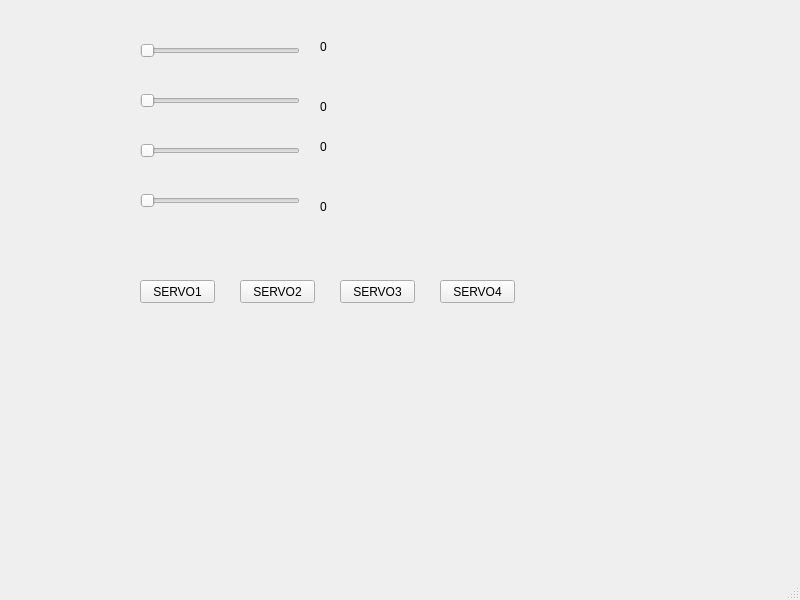
<?xml version="1.0" encoding="UTF-8"?>
<ui version="4.0">
 <class>MainWindow</class>
 <widget class="QMainWindow" name="MainWindow">
  <property name="geometry">
   <rect>
    <x>0</x>
    <y>0</y>
    <width>800</width>
    <height>600</height>
   </rect>
  </property>
  <property name="windowTitle">
   <string>MainWindow</string>
  </property>
  <widget class="QWidget" name="centralwidget">
   <widget class="QSlider" name="S1">
    <property name="geometry">
     <rect>
      <x>140</x>
      <y>40</y>
      <width>160</width>
      <height>22</height>
     </rect>
    </property>
    <property name="minimum">
     <number>5</number>
    </property>
    <property name="maximum">
     <number>127</number>
    </property>
    <property name="orientation">
     <enum>Qt::Horizontal</enum>
    </property>
   </widget>
   <widget class="QSlider" name="S2">
    <property name="geometry">
     <rect>
      <x>140</x>
      <y>90</y>
      <width>160</width>
      <height>22</height>
     </rect>
    </property>
    <property name="minimum">
     <number>5</number>
    </property>
    <property name="maximum">
     <number>127</number>
    </property>
    <property name="orientation">
     <enum>Qt::Horizontal</enum>
    </property>
   </widget>
   <widget class="QSlider" name="S3">
    <property name="geometry">
     <rect>
      <x>140</x>
      <y>140</y>
      <width>160</width>
      <height>22</height>
     </rect>
    </property>
    <property name="minimum">
     <number>5</number>
    </property>
    <property name="maximum">
     <number>127</number>
    </property>
    <property name="orientation">
     <enum>Qt::Horizontal</enum>
    </property>
   </widget>
   <widget class="QSlider" name="S4">
    <property name="geometry">
     <rect>
      <x>140</x>
      <y>190</y>
      <width>160</width>
      <height>22</height>
     </rect>
    </property>
    <property name="minimum">
     <number>5</number>
    </property>
    <property name="maximum">
     <number>127</number>
    </property>
    <property name="orientation">
     <enum>Qt::Horizontal</enum>
    </property>
   </widget>
   <widget class="QLabel" name="L1">
    <property name="geometry">
     <rect>
      <x>320</x>
      <y>40</y>
      <width>47</width>
      <height>13</height>
     </rect>
    </property>
    <property name="text">
     <string>0</string>
    </property>
   </widget>
   <widget class="QLabel" name="L2">
    <property name="geometry">
     <rect>
      <x>320</x>
      <y>100</y>
      <width>47</width>
      <height>13</height>
     </rect>
    </property>
    <property name="text">
     <string>0</string>
    </property>
   </widget>
   <widget class="QLabel" name="L4">
    <property name="geometry">
     <rect>
      <x>320</x>
      <y>200</y>
      <width>47</width>
      <height>13</height>
     </rect>
    </property>
    <property name="text">
     <string>0</string>
    </property>
   </widget>
   <widget class="QLabel" name="L3">
    <property name="geometry">
     <rect>
      <x>320</x>
      <y>140</y>
      <width>47</width>
      <height>13</height>
     </rect>
    </property>
    <property name="text">
     <string>0</string>
    </property>
   </widget>
   <widget class="QPushButton" name="SERVO1">
    <property name="geometry">
     <rect>
      <x>140</x>
      <y>280</y>
      <width>75</width>
      <height>23</height>
     </rect>
    </property>
    <property name="text">
     <string>SERVO1</string>
    </property>
   </widget>
   <widget class="QPushButton" name="SERVO2">
    <property name="geometry">
     <rect>
      <x>240</x>
      <y>280</y>
      <width>75</width>
      <height>23</height>
     </rect>
    </property>
    <property name="text">
     <string>SERVO2</string>
    </property>
   </widget>
   <widget class="QPushButton" name="SERVO3">
    <property name="geometry">
     <rect>
      <x>340</x>
      <y>280</y>
      <width>75</width>
      <height>23</height>
     </rect>
    </property>
    <property name="text">
     <string>SERVO3</string>
    </property>
   </widget>
   <widget class="QPushButton" name="SERVO4">
    <property name="geometry">
     <rect>
      <x>440</x>
      <y>280</y>
      <width>75</width>
      <height>23</height>
     </rect>
    </property>
    <property name="text">
     <string>SERVO4</string>
    </property>
   </widget>
  </widget>
  <widget class="QMenuBar" name="menubar">
   <property name="geometry">
    <rect>
     <x>0</x>
     <y>0</y>
     <width>800</width>
     <height>21</height>
    </rect>
   </property>
  </widget>
  <widget class="QStatusBar" name="statusbar"/>
 </widget>
 <resources/>
 <connections/>
</ui>
